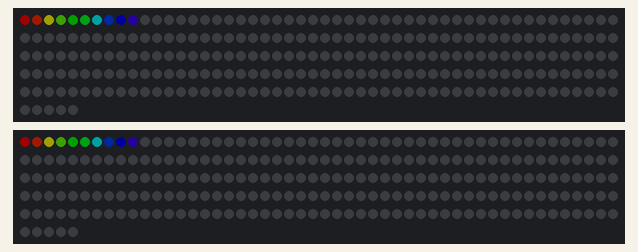
This sketch was run on a simulated ATtiny85, built with avr-gcc and run on an emulated ATtiny85. Shown: 2 × 255 RGB LEDs in strip order, left to right, continuing on the next row. Dim RGB values are drawn brighter than linear; what the sketch prints to the serial monitor is not drawn.

Above: at 2.4 s.
At 4.3 s:
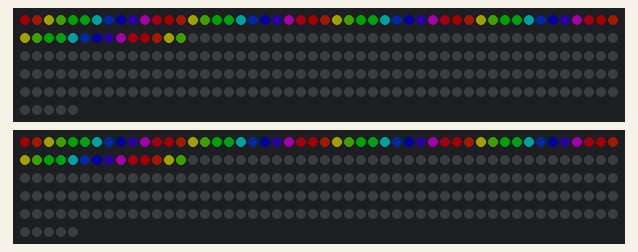
At 6.4 s:
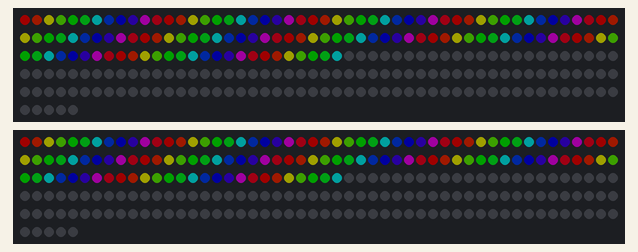
At 8.3 s:
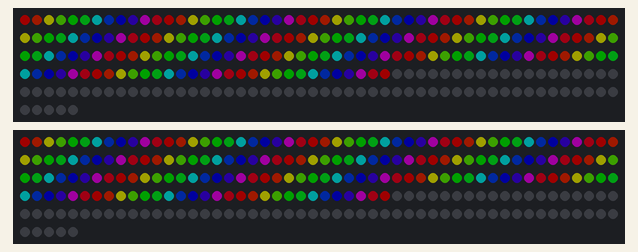
At 10.5 s:
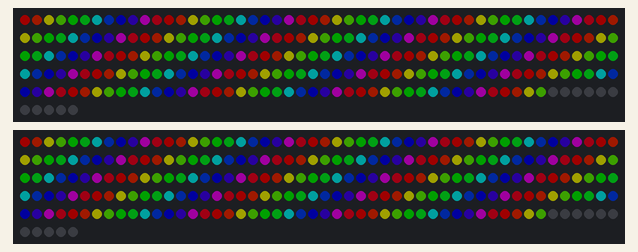
At 12.81 s:
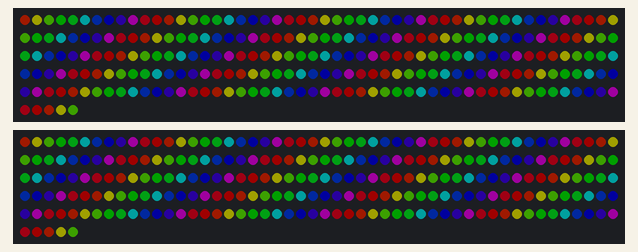

The sketch:

color_wave3.ino
```cpp
#include "Ytani_NeoPixel.h"

// const uint8_t PIN_ONBOARD_LED = 5;  // LOLIN D32 (ESP32)
// const uint8_t PIN_ONBOARD_LED = 1;  // DigiSpark ATTiny85
// const uint8_t PIN_ONBOARD_LED = 13;  // Arduino Uno
// const uint8_t PIN_ONBOARD_LED = 17;  // Arduino Pro Micro (RX)
const uint8_t PIN_ONBOARD_LED = 30;  // Arduino Pro Micro (TX)


const uint8_t  PIN_PIXEL[]    = {4, 16};
const uint8_t  PIXELS_N       = sizeof(PIN_PIXEL) / sizeof(PIN_PIXEL[0]);
const uint16_t LED_N          = 255;
const int      BRIGHTNESS     = 32;  // 1-255

const unsigned long LOOP_DELAY = 100;  // ms

const uint8_t COLOR_LIST[][3] =
  {
   {BRIGHTNESS, 0, 0},
   {BRIGHTNESS, int(1*BRIGHTNESS/6), 0},
   {BRIGHTNESS, BRIGHTNESS, 0},
   {int(3*BRIGHTNESS/8), BRIGHTNESS, 0},
   {0, BRIGHTNESS, 0},
   {0, BRIGHTNESS, int(1*BRIGHTNESS/8)},
   {0, BRIGHTNESS, BRIGHTNESS},
   {0, int(1*BRIGHTNESS/4), BRIGHTNESS},
   {0, 0, BRIGHTNESS},
   {int(3*BRIGHTNESS/12), 0, BRIGHTNESS},
   {BRIGHTNESS, 0, BRIGHTNESS},
   {BRIGHTNESS, 0, int(1*BRIGHTNESS/8)}
  };
const int COLOR_N = sizeof(COLOR_LIST) / sizeof(COLOR_LIST[0]);

Ytani_NeoPixel pixels[] =
  {
   Ytani_NeoPixel(LED_N, PIN_PIXEL[0]),
   Ytani_NeoPixel(LED_N, PIN_PIXEL[1])
  };
Ytani_NeoPixel *Pixel[PIXELS_N];

/**
 *
 */
void set_color_and_show(int color_i, unsigned long delay_msec=0) {
  if (color_i >= COLOR_N) {
    color_i %= COLOR_N;
  }

  for (int i=0; i < LED_N; i++) {
    for (int p=0; p < PIXELS_N; p++) {
      pixels[p].setColor(i,
                         COLOR_LIST[color_i][0],
                         COLOR_LIST[color_i][1],
                         COLOR_LIST[color_i][2]);
    }

    color_i = (color_i + 1) % COLOR_N;

    if ( delay_msec > 0 ) {
      for (int p=0; p < PIXELS_N; p++) {
        pixels[p].show();
      }
      delay(delay_msec);
    }
  } // for(i)

  if (delay_msec == 0) {
    for (int p=0; p < PIXELS_N; p++) {
      pixels[p].show();
    }
  }
}

/**
 *
 */
void setup() {
  Serial.begin(115200);
  delay(2000);
  Serial.println("PIXELS_N=" + String(PIXELS_N));

  pinMode(PIN_ONBOARD_LED, OUTPUT);
  digitalWrite(PIN_ONBOARD_LED, HIGH);

  for (int p=0; p < PIXELS_N; p++) {
    pixels[p].clear();
    pixels[p].show();
  }
  // delay(1000);

  set_color_and_show(0, 5);
}

/**
 *
 */
void loop() {
  static int color_i = 1;

  digitalWrite(PIN_ONBOARD_LED, LOW);

  set_color_and_show(color_i);
  color_i = (color_i + COLOR_N - 1) % COLOR_N;

  delay(LOOP_DELAY / 2);
  digitalWrite(PIN_ONBOARD_LED, HIGH);
  delay(LOOP_DELAY / 2);
}
```

Ytani_NeoPixel.h
```cpp
// (licence header left out)
#ifndef YTANI_NEOPIXEL_H
#define YTANI_NEOPIXEL_H

#include <Adafruit_NeoPixel.h>

/**
 *
 */
class Ytani_NeoPixel {
public:
  Ytani_NeoPixel(uint8_t n, uint8_t pin) {
    this->_pixels = Adafruit_NeoPixel(n, pin, NEO_GRB + NEO_KHZ800);
    this->_pixels.begin();
    this->_pixels.setBrightness(255);
  }

  void clear() {
    this->_pixels.clear();
  }

  void show() {
    this->_pixels.show();
  }

  void setColor(int i, uint32_t col) {
    this->_pixels.setPixelColor(i, col);
  }

  void setColor(int i, uint8_t r, uint8_t g, uint8_t b) {
    this->_pixels.setPixelColor(i, r, g, b);
  }

  uint32_t getColor(int i) {
    return this->_pixels.getPixelColor(i);
  }

  uint32_t color(uint8_t r, uint8_t g, uint8_t b) {
    return this->_pixels.Color(r, g, b);
  }

private:
  Adafruit_NeoPixel _pixels;
  uint8_t pixels_n = 0;
  uint8_t pin;
};
#endif // YTANI_NEOPIXEL_H
```

Measured:
- by itself, everything shown: repeats every 1.8 s, in 12 steps
